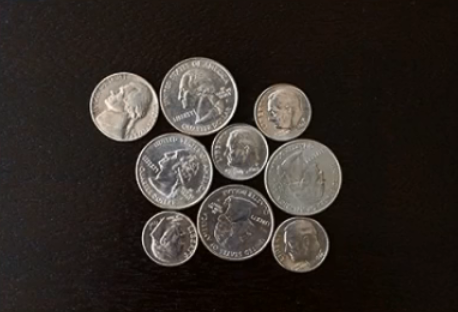
#> input picture blog40-ImageSegmentation/test01.png, 458 x 312 px
$ python blog40-09-fsl.py
#> lines starting #> are read from the running program, lines starting #| are printed output that depends on the picture; after the words box and inside, x2 and y2 are one past the last pixel; in counts of white or black regions, pixels touching at a corner belong together
# coding: utf-8
# 2021-05-17 Eastmount CSDN
import numpy as np
import cv2
from matplotlib import pyplot as plt

#读取原始图像
img = cv2.imread('test01.png')
#> img is the input picture: shape (312, 458, 3); mean B, G, R 38.1, 42.7, 49.6

#图像灰度化处理
gray = cv2.cvtColor(img,cv2.COLOR_BGR2GRAY)

#图像阈值化处理
ret, thresh = cv2.threshold(gray, 0, 255,
cv2.THRESH_BINARY_INV+cv2.THRESH_OTSU)
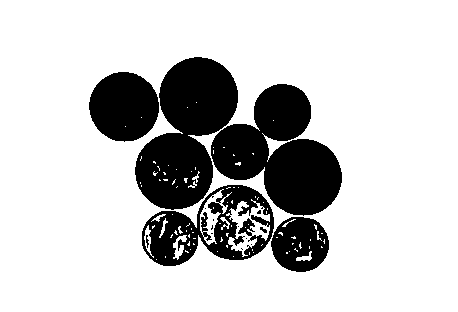
#> thresh: shape (312, 458); 78.7% white; 16 black regions (9 under 20 px), largest, box (x1, y1, x2, y2) and area: (211, 84, 342, 216) 9831, (135, 57, 238, 210) 9445, (142, 185, 274, 266) 4925
#> ret = 74

#显示图像
cv2.imshow('src', img)
cv2.imshow('res', thresh)
cv2.waitKey()
cv2.destroyAllWindows()

$ run again, with blog40-ImageSegmentation/nv.png copied over blog40-ImageSegmentation/test01.png
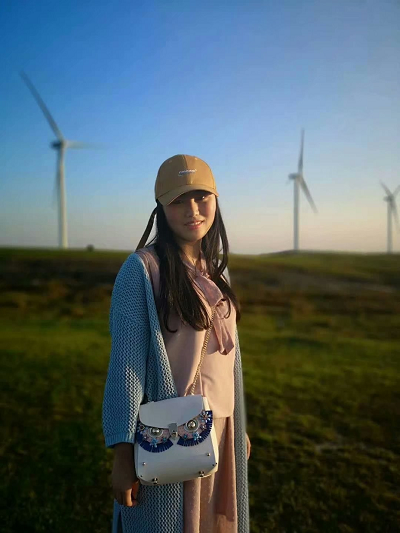
#> input picture blog40-ImageSegmentation/nv.png, 400 x 533 px
#> img is the input picture: shape (533, 400, 3); mean B, G, R 102.8, 99, 83.8
#> `gray = cv2.cvtColor(img,cv2.COLOR_BGR2GRAY)`:
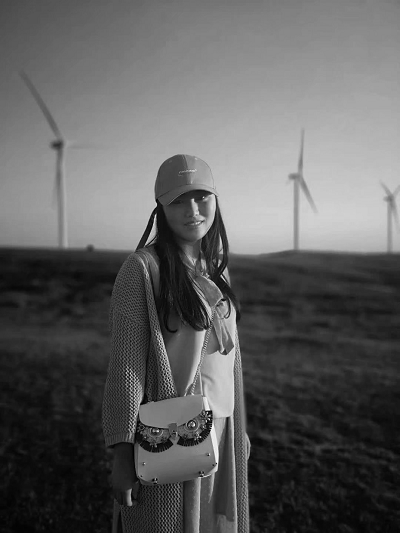
#> gray: shape (533, 400); min 0, max 252, mean 94.9
#> `ret, thresh = cv2.threshold(gray, 0, 255, cv2.THRESH_BINARY_INV+cv2.TH..`:
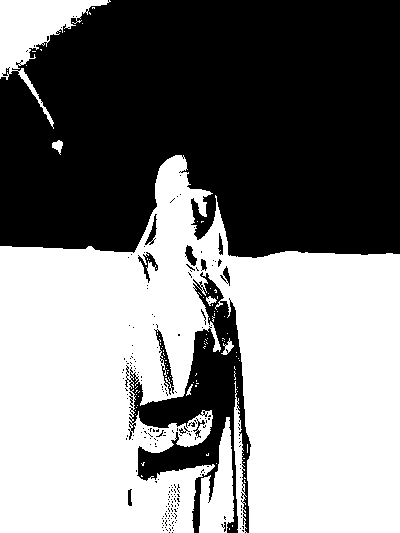
#> thresh: shape (533, 400); 51.4% white; 206 black regions (191 under 20 px), largest, box (x1, y1, x2, y2) and area: (0, 0, 400, 258) 91383, (125, 272, 251, 533) 10617, (154, 329, 174, 395) 340
#> ret = 96

$ run again, with blog40-ImageSegmentation/scenery.png copied over blog40-ImageSegmentation/test01.png
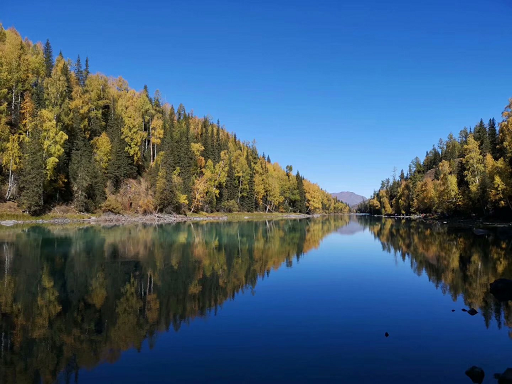
#> input picture blog40-ImageSegmentation/scenery.png, 512 x 384 px
#> img is the input picture: shape (384, 512, 3); mean B, G, R 117.2, 91.6, 64.3
#> `gray = cv2.cvtColor(img,cv2.COLOR_BGR2GRAY)`:
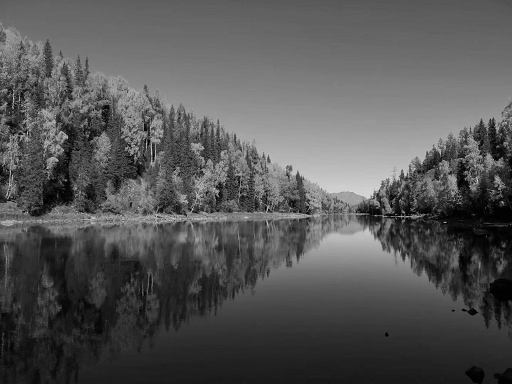
#> gray: shape (384, 512); min 0, max 227, mean 86.3
#> `ret, thresh = cv2.threshold(gray, 0, 255, cv2.THRESH_BINARY_INV+cv2.TH..`:
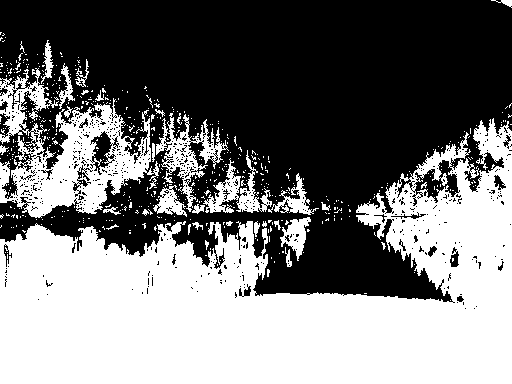
#> thresh: shape (384, 512); 46.7% white; 542 white regions (510 under 20 px), largest, box (x1, y1, x2, y2) and area: (0, 118, 512, 384) 74066, (0, 68, 159, 218) 9834, (156, 113, 229, 212) 1960
#> ret = 83
